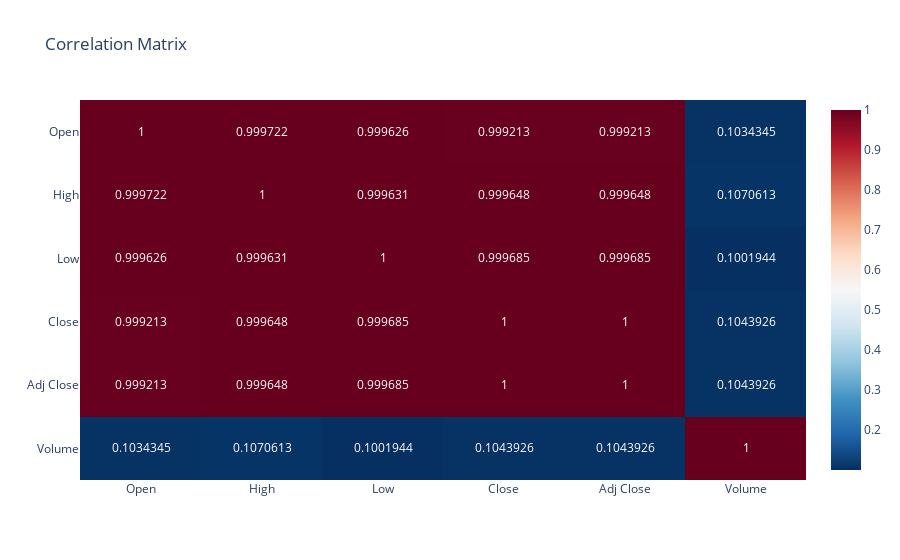

Notebook code cell kept with this figure:
### Code cell
import plotly.express as px
import pandas as pd
numeric_df = df.select_dtypes(include=[float, int])
correlation_matrix = numeric_df.corr()
fig = px.imshow(correlation_matrix, text_auto=True, aspect="auto",
                title='Correlation Matrix',
                color_continuous_scale='RdBu_r')
fig.show()

### Figure 1 — Plotly figure (JSON) as saved in the notebook; plotly's stock layout.template omitted (floating-point values rounded to 4 significant figures)
{"data": [{"coloraxis": "coloraxis", "hovertemplate": "x: %{x}<br>y: %{y}<br>color: %{z}<extra></extra>", "name": "0", "texttemplate": "%{z}", "type": "heatmap", "x": ["Open", "High", "Low", "Close", "Adj Close", "Volume"], "xaxis": "x", "y": ["Open", "High", "Low", "Close", "Adj Close", "Volume"], "yaxis": "y", "z": [[1, 0.9997, 0.9996, 0.9992, 0.9992, 0.1034], [0.9997, 1, 0.9996, 0.9996, 0.9996, 0.1071], [0.9996, 0.9996, 1, 0.9997, 0.9997, 0.1002], [0.9992, 0.9996, 0.9997, 1, 1, 0.1044], [0.9992, 0.9996, 0.9997, 1, 1, 0.1044], [0.1034, 0.1071, 0.1002, 0.1044, 0.1044, 1]]}], "layout": {"autosize": true, "coloraxis": {"colorscale": [[0, "rgb(5,48,97)"], [0.1, "rgb(33,102,172)"], [0.2, "rgb(67,147,195)"], [0.3, "rgb(146,197,222)"], [0.4, "rgb(209,229,240)"], [0.5, "rgb(247,247,247)"], [0.6, "rgb(253,219,199)"], [0.7, "rgb(244,165,130)"], [0.8, "rgb(214,96,77)"], [0.9, "rgb(178,24,43)"], [1, "rgb(103,0,31)"]]}, "title": {"text": "Correlation Matrix"}, "xaxis": {"anchor": "y", "autorange": true, "domain": [0, 1], "range": [-0.5, 5.5], "type": "category"}, "yaxis": {"anchor": "x", "autorange": true, "domain": [0, 1], "range": [5.5, -0.5], "type": "category"}}}
